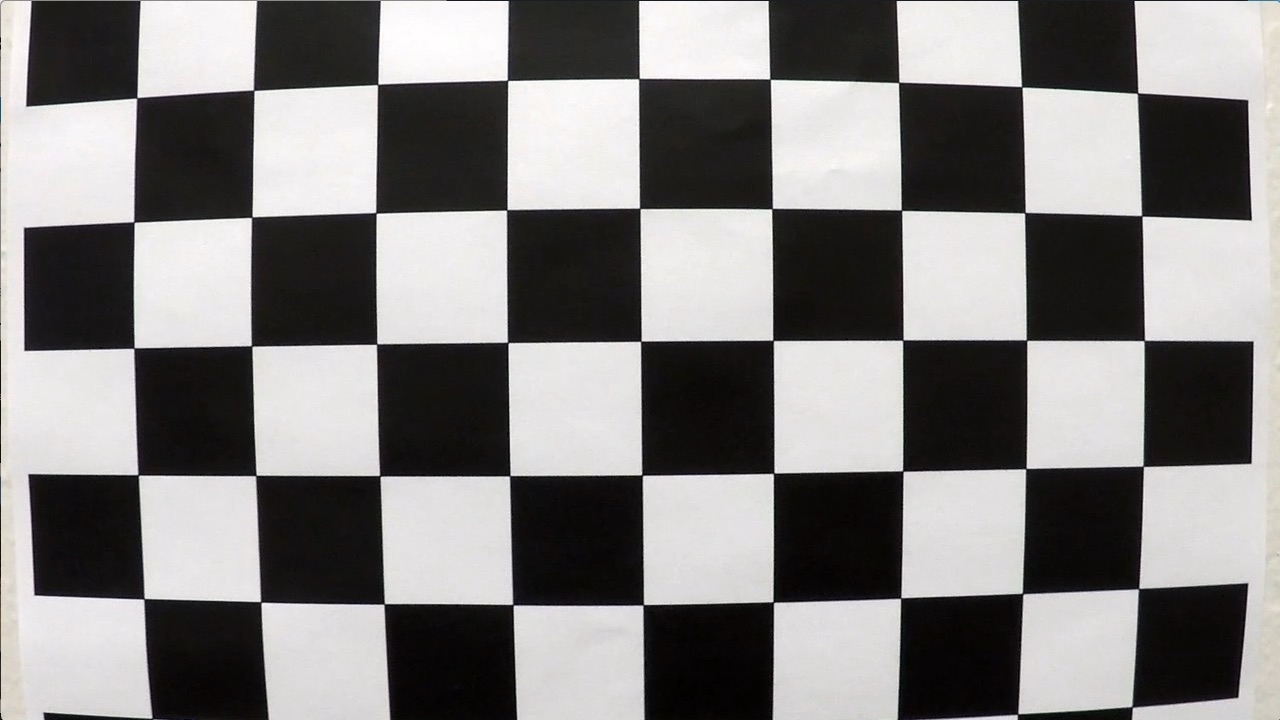
#> input picture camera_cal/calibration1.jpg, 1280 x 720 px; its folder holds only this picture in this run
$ jupyter execute --allow-errors 'Advanced Lane Lines.ipynb'   (shell and % lines are left out)   (older library calls are emulated)
#> lines starting #> are read from the running program, lines starting #| are printed output that depends on the picture; after the words box and inside, x2 and y2 are one past the last pixel; in counts of white or black regions, pixels touching at a corner belong together
# Project: Advanced Lane Lines
# Author: Chetan Sadhu

Import modules
---

[cell 1]
import cv2
import numpy as np
import glob
import pickle
import matplotlib.image as mpimg
import matplotlib.pyplot as plt
from moviepy.editor import VideoFileClip
from IPython.display import HTML

Camera Calibration
---

[cell 2]
# Read all the images
images = glob.glob('camera_cal/calibration*.jpg')

# Initialize object points and image points array
objpoints = []
imgpoints = []

# Chess board dimensions
nx = 9
ny = 6

# Iterate through images
for imageName in images:
    # Read the image
    img = cv2.imread(imageName)
#> img is the input picture: shape (720, 1280, 3); mean B, G, R 127.8, 128.4, 130.1
    # Convert to grayscale
    gray = cv2.cvtColor(img, cv2.COLOR_BGR2GRAY)
    # Define Object points
    objp = np.zeros((nx * ny, 3), np.float32)
    objp[:,:2] = np.mgrid[0:nx, 0:ny].T.reshape(-1,2)
    # Find chess board corners
    ret, corners = cv2.findChessboardCorners(gray, (nx, ny), None)
#> ret = False; corners = None
    # if corners are found
    if ret == True:
        objpoints.append(objp)
        imgpoints.append(corners)
        cv2.drawChessboardCorners(img, (nx, ny), corners, ret)
        output_filename = 'output_images/' + imageName.split('\\')[-1]
        cv2.imwrite(output_filename, img)

# Calibrate camera
#> (the rest of this cell did not finish here and is left out)

Helper functions
---

[cell 3]
def HLS_Colorspace(img, disp = 0, save=0):
    '''
        Function to convert from RGB to HLS color space
        img - Image in RGB format
        disp - 0 to not display output, 1 to display output
        save - 0 to not save output, 1 to save output
        returns HLS color space image
    '''
    hls = cv2.cvtColor(img, cv2.COLOR_RGB2HLS)
    if disp == 1:
        plt.imshow(hls)
        plt.show()
    if save == 1:
        cv2.imwrite('output_images/hls_image.jpg', hls)
    return hls

def Grayscale(img, disp = 0, save=0):
    '''
        Function to convert from RGB to Grayscale image
        img - Image in RGB format
        disp - 0 to not display output, 1 to display output
        save - 0 to not save output, 1 to save output
        returns grayscale image
    '''
    gray = cv2.cvtColor(img, cv2.COLOR_RGB2GRAY)
    if disp == 1:
        plt.imshow(gray, cmap='gray')
        plt.show()
    if save == 1:
        cv2.imwrite('output_images/grayscale.jpg', gray)
    return gray

def Gradient(img, orient = 'x', thresh = (0, 255), kernel = 3, disp = 0, save=0):
    '''
        Function to find the sobel gradient along one direction and binarize based on threshold
        img - Single channel image
        orient - 'x' for gradient in x-direction and 'y' for gradient in y-direction
        thresh - Binary threshold. Between low and high threshold the value is 1 otherwise 0
        kernel - Sobel gradient kernel
        disp - 0 to not display output, 1 to display output
        save - 0 to not save output, 1 to save output
        returns binary gradient image
    '''
    if orient is 'x':
        sobel = cv2.Sobel(img, cv2.CV_64F, 1, 0, ksize=kernel)
    elif orient is 'y':
        sobel = cv2.Sobel(img, cv2.CV_64F, 0, 1, ksize=kernel)

    abs_sobel = np.absolute(sobel)
    scaled_sobel = np.uint8(abs_sobel*255/np.max(abs_sobel))
    if disp == 1:
        plt.imshow(scaled_sobel, cmap='gray')
        plt.show()
    if save == 1 and orient is 'x':
        cv2.imwrite('output_images/sobel_x.jpg', scaled_sobel)
    if save == 1 and orient is 'y':
        cv2.imwrite('output_images/sobel_y.jpg', scaled_sobel)
    binary = np.zeros_like(scaled_sobel)
    binary[(scaled_sobel > thresh[0]) & (scaled_sobel < thresh[1])] = 1
    if disp == 1:
        plt.imshow(binary, cmap='gray')
        plt.show()
    if save == 1:
        cv2.imwrite('output_images/gradient_binary.jpg', binary*255)
    return binary


# [52 lines left out: functions Magnitude, Direction, not called in this run]

Calculation of projection points
---

[cell 4]
# load calibration data for undistortion
pickle_file = pickle.load(open('camera_cal.p', 'rb'))
#> (reads camera_cal.p from the repository)
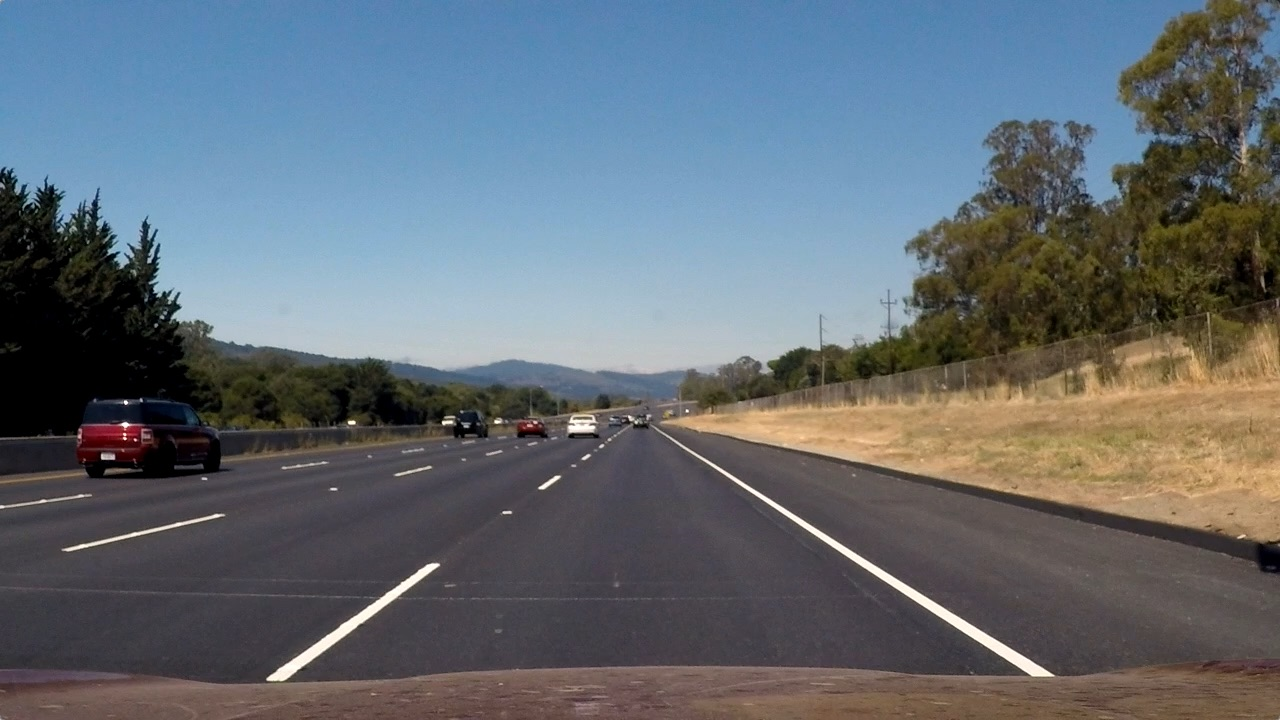
#> input picture test_images/straight_lines2.jpg, 1280 x 720 px
#> further down, img is the input picture: shape (720, 1280, 3); mean R, G, B 99.4, 107.7, 115.1
mtx = pickle_file['mtx']
dist = pickle_file['dist']

def Binarization(img, disp = 0, save = 0):
    '''
        Function to obtain the binary lane image with lane markings identified
        img - Input image in RGB color space undistortedl
        disp - 0 to not display output, 1 to display output
        save - 0 to not save output, 1 to save output
        returns binary image
    '''
#> called with disp = 0, save = 0
    # Extracting R and G channel
    R = img[:,:,0]
    G = img[:,:,1]
    if disp == 1:
        plt.imshow(R, cmap='gray')
        plt.show()
        plt.imshow(G, cmap='gray')
        plt.show()
    if save == 1:
        cv2.imwrite('output_images/red_channel.jpg', R)
        cv2.imwrite('output_images/green_channel.jpg', G)

    binary_rg = np.zeros_like(R)
    binary_rg[(R > 150) & (G > 130)] = 1
    if disp == 1:
        plt.imshow(binary_rg, cmap='gray')
        plt.show()
    if save == 1:
        cv2.imwrite('output_images/combined_r_and_g.jpg', binary_rg*255)
    # conversion to grayscale
    gray = Grayscale(img)
    # extract s-component from hls image
    hls = HLS_Colorspace(img)
    l = hls[:,:,1]
    s = hls[:,:,2]
    if save == 1:
        cv2.imwrite('output_images/s_channel.jpg', s)
    # Gradient in x-direction
    grad_x = Gradient(gray, thresh=(20, 200))
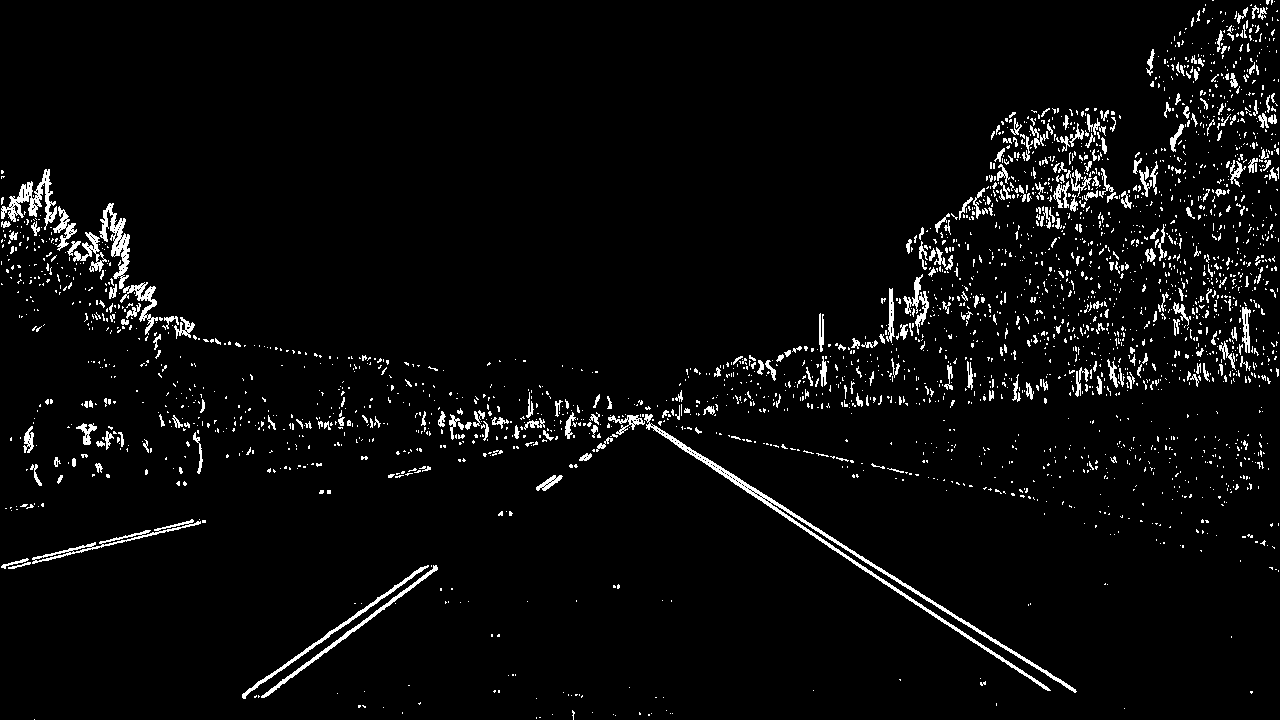
#> grad_x: shape (720, 1280); values 0 (black) and 1 (white), 3.9% white in thin lines or dots
    # Binarization of s-channel alone
    s_binary = np.zeros_like(s)
    s_binary[(s > 100) & (s < 200)] = 1
    # combined image with all the above binary threshold images
    combined = np.zeros_like(gray, dtype=np.uint8)
    combined[((binary_rg == 1)) | (s_binary == 1) | (grad_x == 1)] = 1
    if save == 1:
        cv2.imwrite('output_images/straight_line_combined.jpg', combined*255)
    if disp == 1:
        plt.imshow(combined,cmap='gray')
        plt.show()
    return combined

# Verices for 4 corners of the ROI
a = [575, 443]
b = [200, 680]
c = [1100, 680]
d = [725, 443]

# Image list
images = ['test_images/straight_lines2.jpg']
points = []

for image in images:
    # Read the image in RGB format
    img = mpimg.imread(image)
    # undistort using the calibration
    undist = cv2.undistort(img, mtx, dist, None, None)
    # obtain the binarized image
    combined = Binarization(undist)
#> combined: shape (720, 1280); values 0 (black) and 1 (white), 32% white; 3111 white regions (2752 under 20 px), largest, box (x1, y1, x2, y2) and area: (0, 0, 1003, 390) 163874, (658, 327, 1280, 539) 54283, (973, 158, 1280, 360) 22240
    # Mask to select region under ROI and discard others
    vertices = np.array([a, b, c, d], dtype=np.int32)
    mask = np.zeros_like(combined)
    cv2.fillPoly(mask, [vertices], 255)
#> mask: shape (720, 1280); 13.6% white; 1 white region, box (x1, y1, x2, y2) and area: (200, 443, 1101, 681) 125326
    masked_image = cv2.bitwise_and(combined, mask)
#> masked_image: shape (720, 1280); values 0 (black) and 1 (white), 0.85% white; 31 white regions (24 under 20 px), largest, box (x1, y1, x2, y2) and area: (674, 443, 1062, 681) 4730, (260, 565, 438, 681) 2669, (536, 475, 563, 491) 196
    height, width = masked_image.shape
    # Find the maximum value in x-direction and the first and last pixels are the corners
    idx1 = np.where((masked_image[a[1],:] == np.max(masked_image)))
#> idx1 = ([600, 601, 605, 607, 608, 674, 675, 676, 677, 678, 679, 680, 681, 682],)
    e1 = [idx1[0][0], a[1]]
#> e1 = [600, 443]
    e2 = [idx1[0][-1], a[1]]
#> e2 = [682, 443]
    idx2 = np.where((masked_image[b[1], :] == np.max(masked_image)))
    e3 = [idx2[0][0], b[1]]
#> e3 = [260, 680]
    e4 = [idx2[0][-1], b[1]]
#> e4 = [1061, 680]

    # choose arbitrary x offset and y offset for transformation
    x_offset = 320
    y_offset = 0

    # define src and dst points for transformation
    src_points = np.array([e1, e3, e4, e2], dtype=np.float32)
#> src_points = [[600, 443], [260, 680], [1061, 680], [682, 443]]
    dst_points = np.array([[x_offset, y_offset],
                           [x_offset, height-y_offset],
                           [width-x_offset, height-y_offset],
                           [width-x_offset, y_offset]], dtype=np.float32)

    # Get the perspective transformation matrix and transform the images
    M = cv2.getPerspectiveTransform(src_points, dst_points)
#> M = [[-0.507, -1.5, 946.6], [-6.43e-16, -1.93, 854.2], [-9.29e-19, -0.0024, 1]]
    dst_img = cv2.warpPerspective(masked_image, M, masked_image.shape[::-1], flags=cv2.INTER_NEAREST)
#> dst_img: shape (720, 1280); values 0 (black) and 1 (white), 5.9% white; 26 white regions (17 under 20 px), largest, box (x1, y1, x2, y2) and area: (887, 0, 974, 720) 35589, (315, 0, 394, 192) 7343, (315, 209, 379, 316) 4571
    plt.imshow(dst_img, cmap='gray')
#> (this line was passed over: IPython is not available in this run)
    plt.show()
    cv2.imwrite('output_images/binary_warped_straight_line.jpg', dst_img*255)
    points.append(e1)
    points.append(e3)
    points.append(e4)
    points.append(e2)

# save the projection points to the file
projection_points = np.array([[points[0][0], points[0][1]],
                              [points[1][0], points[1][1]],
                              [points[2][0], points[2][1]],
                              [points[3][0], points[3][1]]], dtype=np.float32)
#> projection_points = [[600, 443], [260, 680], [1061, 680], [682, 443]]

print (projection_points)
#| [[ 600.  443.]
#|  [ 260.  680.]
#|  [1061.  680.]
#|  [ 682.  443.]]
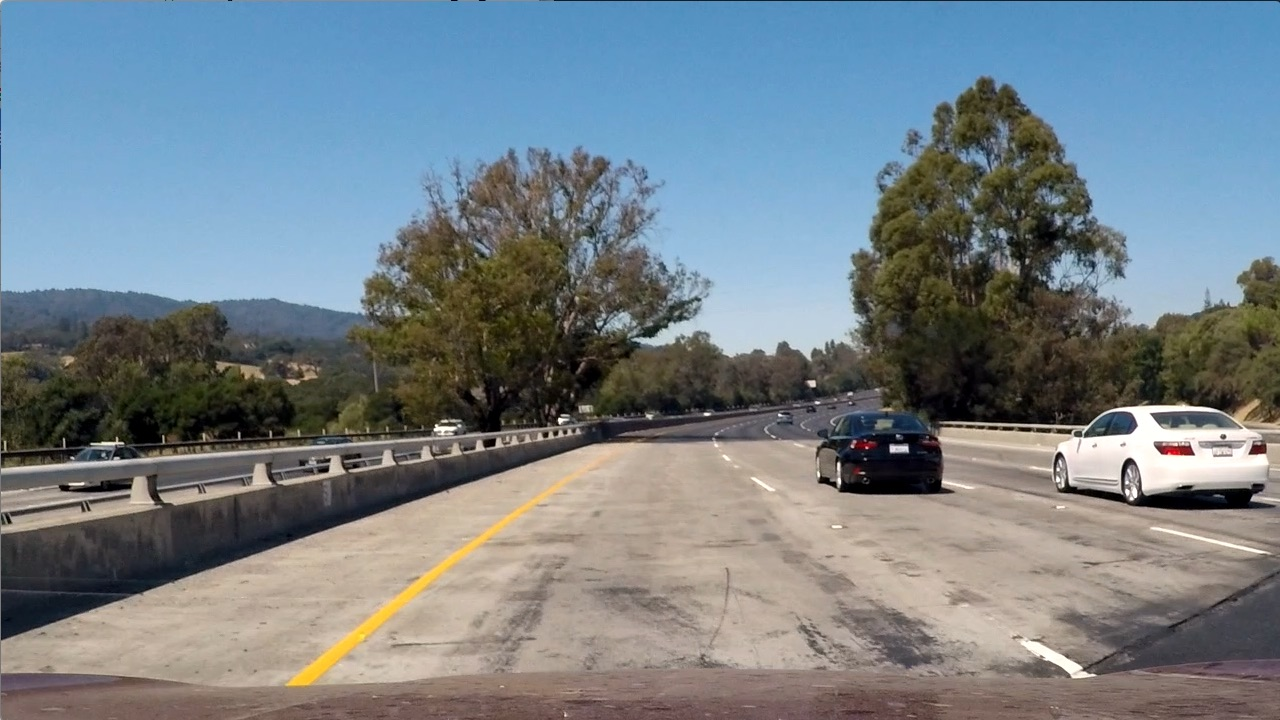
#> input picture test_images/test1.jpg, 1280 x 720 px
#> further down, image is the input picture: shape (720, 1280, 3); mean R, G, B 117.5, 128.7, 135.5
pickle.dump(projection_points, open('transformation_points.p', 'wb'))
print ('Projection points are written to the file')

Line class
---

[cell 5]
# Define a class to receive the characteristics of each line detection
class Line():
    def __init__(self):
        # was the line detected in the last iteration?
        self.detected = False
        # x values of the last n fits of the line
        self.recent_xfitted = np.empty((0, 720))
        #average x values of the fitted line over the last n iterations
        self.bestx = None
        #polynomial coefficients averaged over the last n iterations
        self.best_fit = None
        #polynomial coefficients for the most recent fit
        self.current_fit = np.empty((0, 3))
        #radius of curvature of the line in some units
        self.radius_of_curvature = None
        #distance in meters of vehicle center from the line
        self.line_base_pos = None
        #difference in fit coefficients between last and new fits
        self.diffs = np.array([0,0,0], dtype='float')
        #x values for detected line pixels
        self.allx = None
        #y values for detected line pixels
        self.ally = None

Lane detection in test images and videos
---

[cell 6]
def Binarize(img, disp=0, save=0):
    '''
        Function to obtain the binarized image
        img - 3 channel undistorted image
        returns binary image
    '''
#> called with disp = 0, save = 0
    gray = Grayscale(img, disp=disp)
    s = HLS_Colorspace(img, disp=disp)[:,:,2]
    grad_sx = Gradient(s, 'x', (20, 100), 7, disp=disp)
#> grad_sx: shape (720, 1280); values 0 (black) and 1 (white), 6.9% white; 2027 white regions (1463 under 20 px), largest, box (x1, y1, x2, y2) and area: (262, 475, 575, 704) 5040, (152, 401, 265, 450) 1638, (904, 365, 993, 422) 1322
    grad_x = Gradient(gray, 'x', (40, 100), 3, disp=disp)
#> call 3 of Gradient, with orient = 'x', thresh = (40, 100), kernel = 3, disp = 0, save = 0
#> in Gradient (call 3), `abs_sobel = np.absolute(sobel)`:
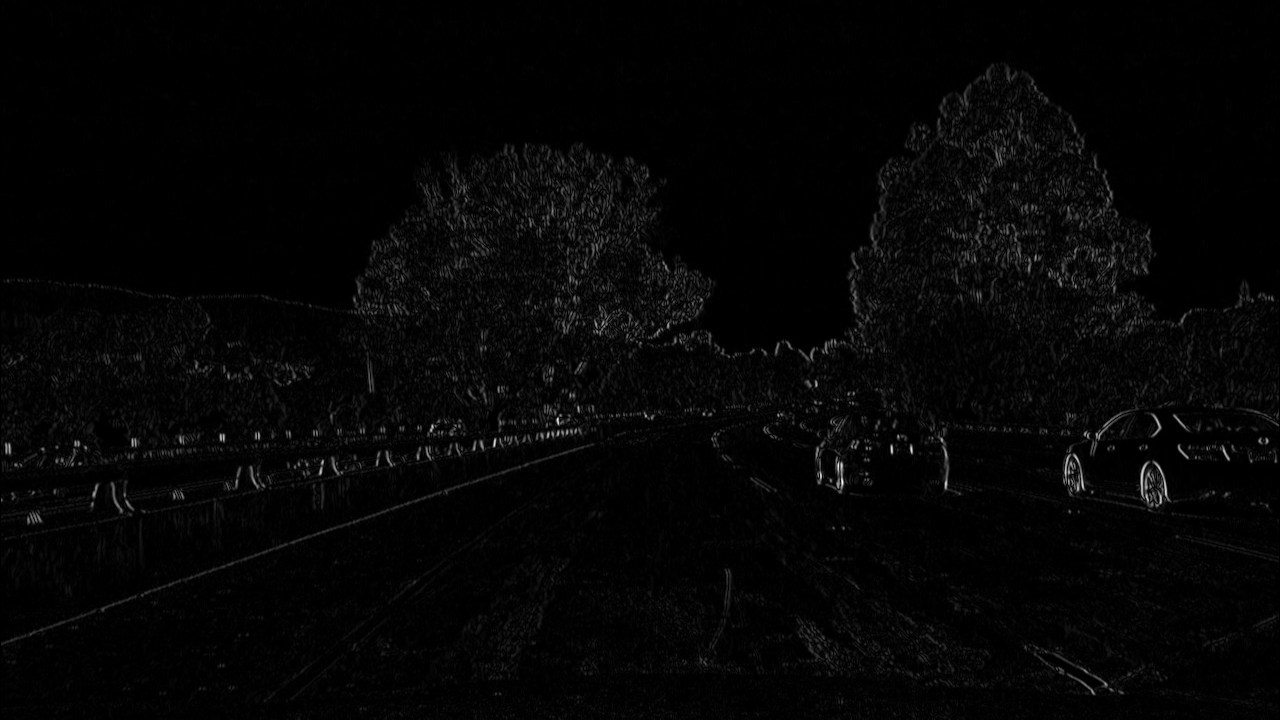
#> abs_sobel: shape (720, 1280) float64; min 0, max 806, mean 17.8; drawn with min black and max white
#> grad_x: shape (720, 1280); values 0 (black) and 1 (white), 1.7% white in thin lines or dots, all inside (x1, y1, x2, y2) = (1, 68, 1279, 703)
#> (the rest of the program and of its run is left out)
